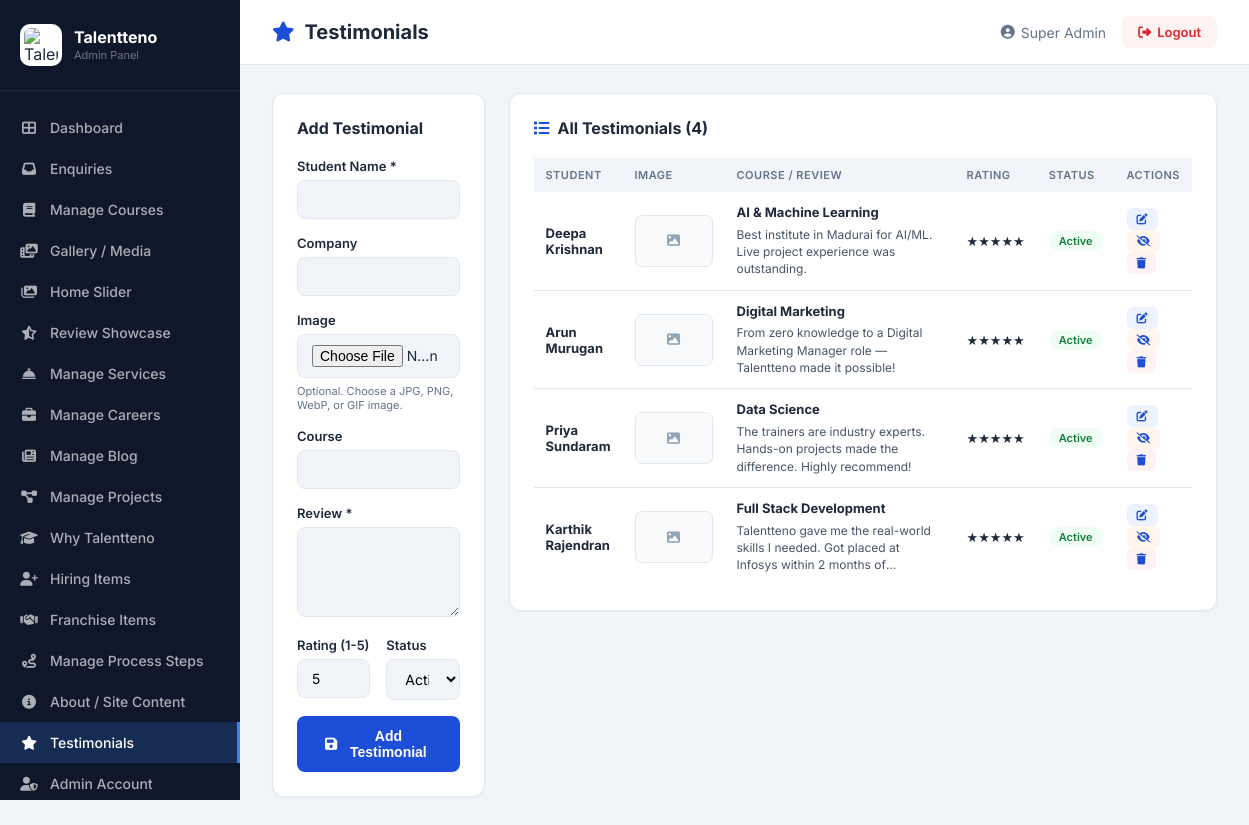
/backend/admin/testimonials.php (signed in), run on the app's committed database.
### tables this page shows
CREATE TABLE IF NOT EXISTS testimonials (
    id INT AUTO_INCREMENT PRIMARY KEY,
    student_name VARCHAR(255) NOT NULL,
    company VARCHAR(255),
    course VARCHAR(255),
    review TEXT NOT NULL,
    rating INT DEFAULT 5,
    photo VARCHAR(255),
    is_active TINYINT(1) DEFAULT 1,
    created_at TIMESTAMP DEFAULT CURRENT_TIMESTAMP
);

### backend/admin/testimonials.php (the view, shortened to what this page needs)
<?php
require_once 'auth_check.php';
$conn->query("ALTER TABLE testimonials ADD COLUMN IF NOT EXISTS image VARCHAR(255) AFTER company");
$edit = null;
$testimonials = $conn->query("SELECT * FROM testimonials ORDER BY id DESC")->fetch_all(MYSQLI_ASSOC);
?>
<!DOCTYPE html>
<html lang="en">
<head>
    <link rel="stylesheet" href="https://cdnjs.cloudflare.com/ajax/libs/font-awesome/6.5.0/css/all.min.css">
    <link rel="stylesheet" href="admin.css?v=20260717-reviewadmin1">
</head>
<body>
<?php include 'sidebar.php'; ?>
<div class="admin-main">
    <div class="admin-topbar">
        <h1 class="page-title"><i class="fas fa-star"></i> Testimonials</h1>
        <div class="topbar-right">
            <span class="admin-name"><i class="fas fa-user-circle"></i> <?= htmlspecialchars($_SESSION['admin_name']) ?></span>
            <a href="logout.php" class="btn-logout"><i class="fas fa-sign-out-alt"></i> Logout</a>
        </div>
    </div>
    <div class="admin-content">
        <div style="display:grid;grid-template-columns:1fr 1.5fr;gap:24px;align-items:start;">
            <div class="admin-card">
                <h3 style="font-size:16px;font-weight:700;margin-bottom:20px;"><?= $edit?'Edit':'Add' ?> Testimonial</h3>
                <form method="POST" enctype="multipart/form-data">
                    <div class="form-group"><label>Student Name *</label><input type="text" name="student_name" required value="<?= htmlspecialchars($edit['student_name'] ?? '') ?>"></div>
                    <div class="form-group"><label>Company</label><input type="text" name="company" value="<?= htmlspecialchars($edit['company'] ?? '') ?>"></div>
                    <div class="form-group"><label>Image</label><input type="file" name="image_file" accept="image/jpeg,image/png,image/webp,image/gif"><small class="field-help">Optional. Choose a JPG, PNG, WebP, or GIF image.</small></div>
                    <div class="form-group"><label>Course</label><input type="text" name="course" value="<?= htmlspecialchars($edit['course'] ?? '') ?>"></div>
                    <div class="form-group"><label>Review *</label><textarea name="review" rows="4" required><?= htmlspecialchars($edit['review'] ?? '') ?></textarea></div>
                    <div class="form-row">
                        <div class="form-group"><label>Rating (1-5)</label><input type="number" name="rating" min="1" max="5" value="<?= $edit['rating'] ?? 5 ?>"></div>
                        <div class="form-group"><label>Status</label><select name="is_active"><option value="1" <?= ($edit['is_active']??1)==1?'selected':'' ?>>Active</option></select></div>
                    </div>
                    <button type="submit" class="btn-save"><i class="fas fa-save"></i> <?= $edit?'Update':'Add' ?> Testimonial</button>
                </form>
            </div>
            <div class="admin-card">
                <div class="card-header"><h3><i class="fas fa-list"></i> All Testimonials (<?= count($testimonials) ?>)</h3></div>
                <div class="table-wrap">
                    <table class="admin-table">
                        <thead><tr><th>Student</th><th>Image</th><th>Course / Review</th><th>Rating</th><th>Status</th><th>Actions</th></tr></thead>
                        <tbody>
                            <?php foreach ($testimonials as $t): ?>
                            <tr>
                                <td><strong><?= htmlspecialchars($t['student_name']) ?></strong></td>
                                <td><?php if (!empty($t['image'])): ?><img class="content-admin-thumb" src="<?= htmlspecialchars(tt_admin_testimonial_image_url($t['image'])) ?>" alt=""><?php else: ?><span class="content-admin-placeholder"><i class="fas fa-image"></i></span><?php endif; ?></td>
                                <td class="content-detail-cell"><strong><?= htmlspecialchars($t['course'] ?: '—') ?></strong><span><?= htmlspecialchars($t['review'] ?: '') ?></span></td>
                                <td><?= str_repeat('★', $t['rating']) ?></td>
                                <td><span class="badge badge-<?= $t['is_active']?'green':'gray' ?>"><?= $t['is_active']?'Active':'Hidden' ?></span></td>
                                <td>
                                    <a href="?edit=<?= $t['id'] ?>" class="btn-xs btn-blue"><i class="fas fa-edit"></i></a>
                                    <a href="?toggle=<?= $t['id'] ?>" class="btn-xs btn-<?= $t['is_active']?'orange':'green' ?>">
                                        <i class="fas fa-<?= $t['is_active']?'eye-slash':'eye' ?>"></i>
                                    </a>
                                    <a href="?delete=<?= $t['id'] ?>" class="btn-xs btn-red" onclick="return confirm('Delete?')"><i class="fas fa-trash"></i></a>
                                </td>
                            </tr>
                            <?php endforeach; ?>
                        </tbody>
                    </table>
                </div>
            </div>
        </div>
    </div>
</div>
</body>
</html>

### backend/admin/admin.css (style rules this page uses)
*, *::before, *::after { box-sizing: border-box; margin: 0; padding: 0; }
:root { --sidebar-w: 240px; --blue: #1D4ED8; --blue-light: #3B82F6; --bg: #F1F5F9; --white: #FFFFFF; --text: #1E293B; --text-muted: #64748B; --border: #E2E8F0; }
body { font-family: 'Inter', sans-serif; background: var(--bg); color: var(--text); display: flex; min-height: 100vh; }
.admin-main { margin-left: var(--sidebar-w); flex: 1; display: flex; flex-direction: column; }
.admin-topbar { background: white; border-bottom: 1px solid var(--border); padding: 16px 32px; display: flex; align-items: center; justify-content: space-between; position: sticky; top: 0; z-index: 100; }
.page-title { font-size: 20px; font-weight: 700; display: flex; align-items: center; gap: 10px; color: var(--text); }
.page-title i { color: var(--blue); }
.topbar-right { display: flex; align-items: center; gap: 16px; }
.admin-name { color: var(--text-muted); font-size: 14px; display: flex; align-items: center; gap: 6px; }
.btn-logout { background: #FEF2F2; color: #DC2626; padding: 8px 16px; border-radius: 8px; text-decoration: none; font-size: 13px; font-weight: 600; display: flex; align-items: center; gap: 6px; }
.admin-content { padding: 28px 32px; flex: 1; }
.admin-card { background: white; border-radius: 12px; padding: 24px; border: 1px solid var(--border); box-shadow: 0 1px 3px rgba(0,0,0,0.04); }
.card-header { display: flex; align-items: center; justify-content: space-between; margin-bottom: 20px; }
.card-header h3 { font-size: 16px; font-weight: 700; display: flex; align-items: center; gap: 8px; color: var(--text); }
.card-header h3 i { color: var(--blue); }
.table-wrap { overflow-x: auto; }
.admin-table { width: 100%; border-collapse: collapse; font-size: 13px; }
.admin-table th { background: var(--bg); padding: 10px 12px; text-align: left; font-weight: 600; color: var(--text-muted); font-size: 11px; letter-spacing: 0.5px; text-transform: uppercase; }
.admin-table td { padding: 12px 12px; border-bottom: 1px solid var(--border); vertical-align: middle; }
.admin-table tr:last-child td { border-bottom: none; }
.admin-table a { color: var(--blue); text-decoration: none; }
.badge { display: inline-block; padding: 3px 10px; border-radius: 50px; font-size: 11px; font-weight: 600; }
.badge-green { background: #F0FDF4; color: #15803D; }
.btn-xs { padding: 4px 10px; border-radius: 6px; font-size: 11px; font-weight: 600; text-decoration: none; display: inline-block; }
.btn-blue { background: #EEF2FF; color: var(--blue); }
.btn-orange { background: #FFF7ED; color: #C2410C; }
.btn-red { background: #FEF2F2; color: #DC2626; }
.form-row { display: grid; grid-template-columns: 1fr 1fr; gap: 16px; }
.form-group { margin-bottom: 16px; }
.form-group label { display: block; font-size: 13px; font-weight: 600; color: var(--text); margin-bottom: 6px; }
.form-group input, .form-group select, .form-group textarea { width: 100%; padding: 10px 14px; border: 1.5px solid var(--border); border-radius: 8px; font-size: 14px; font-family: inherit; background: var(--bg); transition: all 0.2s; }
.btn-save { background: var(--blue); color: white; border: none; padding: 12px 28px; border-radius: 8px; font-size: 14px; font-weight: 700; cursor: pointer; display: flex; align-items: center; gap: 8px; }
.field-help { display: block; margin-top: 6px; color: var(--text-muted); font-size: 11px; }
.content-admin-thumb, .content-admin-placeholder { display: inline-flex; width: 78px; height: 52px; align-items: center; justify-content: center; object-fit: cover; border: 1px solid var(--border); border-radius: 7px; background: #F8FAFC; color: #94A3B8; }
.content-detail-cell { min-width: 230px; max-width: 340px; color: #475569; font-size: 12px; line-height: 1.45; white-space: normal; }
.content-detail-cell strong { display: block; margin-bottom: 4px; color: var(--text); font-size: 13px; line-height: 1.35; }
.content-detail-cell span { display: -webkit-box; overflow: hidden; -webkit-line-clamp: 3; -webkit-box-orient: vertical; }

### data on the page
testimonials: student_name "Deepa Krishnan", course "AI & Machine Learning", review "Best institute in Madurai for AI/ML. Live project experience was outstanding.", rating "★★★★★", is_active "Active"
testimonials: student_name "Arun Murugan", course "Digital Marketing", review "From zero knowledge to a Digital Marketing Manager role — Talentteno made it possible!", rating "★★★★★", is_active "Active"
testimonials: student_name "Priya Sundaram", course "Data Science", review "The trainers are industry experts. Hands-on projects made the difference. Highly recommend!", rating "★★★★★", is_active "Active"
testimonials: student_name "Karthik Rajendran", course "Full Stack Development", review "Talentteno gave me the real-world skills I needed. Got placed at Infosys within 2 months…", rating "★★★★★", is_active "Active"

### other printed values
$_SESSION['admin_name'] "Super Admin"
count($testimonials) "4"
